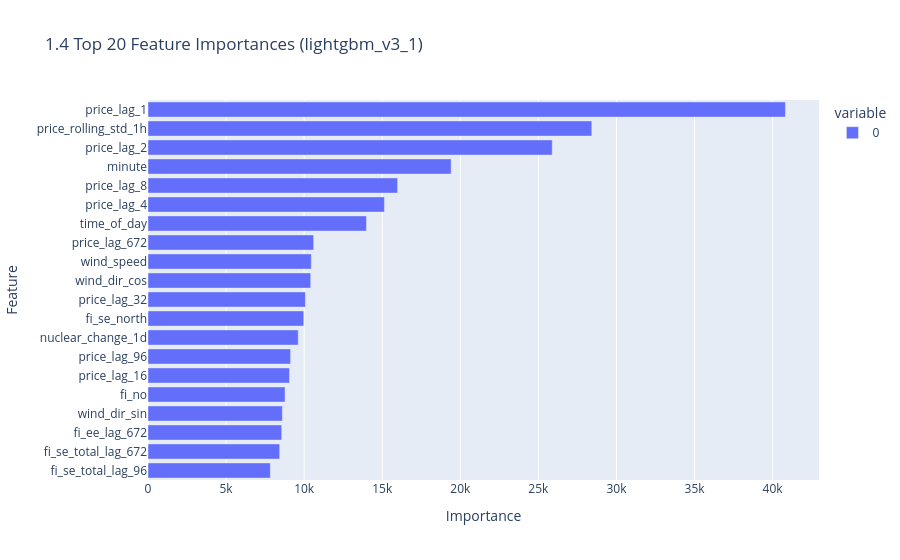

The notebook cell this image was saved under:
### Code cell
# 1.4 Feature importance (top 20)
imp = pd.Series(model.feature_importances_, index=feature_cols).sort_values()
fig = px.bar(imp.tail(20), orientation='h',
             title=f'1.4 Top 20 Feature Importances ({MODEL_NAME})',
             labels={'index': 'Feature', 'value': 'Importance'})
show(fig)

### Figure 1 — Plotly figure (JSON) as saved in the notebook; plotly's stock layout.template omitted (floating-point values rounded to 4 significant figures)
{"data": [{"hovertemplate": "variable=0<br>Importance=%{x}<br>Feature=%{y}<extra></extra>", "legendgroup": "0", "marker": {"color": "#636efa", "pattern": {"shape": ""}}, "name": "0", "orientation": "h", "showlegend": true, "textposition": "auto", "type": "bar", "x": [7834, 8433, 8561, 8606, 8777, 9061, 9133, 9620, 9974, 10080, 10419, 10459, 10610, 13990, 15142, 15987, 19412, 25887, 28421, 40821], "xaxis": "x", "y": ["fi_se_total_lag_96", "fi_se_total_lag_672", "fi_ee_lag_672", "wind_dir_sin", "fi_no", "price_lag_16", "price_lag_96", "nuclear_change_1d", "fi_se_north", "price_lag_32", "wind_dir_cos", "wind_speed", "price_lag_672", "time_of_day", "price_lag_4", "price_lag_8", "minute", "price_lag_2", "price_rolling_std_1h", "price_lag_1"], "yaxis": "y"}], "layout": {"barmode": "relative", "legend": {"title": {"text": "variable"}, "tracegroupgap": 0}, "title": {"text": "1.4 Top 20 Feature Importances (lightgbm_v3_1)"}, "xaxis": {"anchor": "y", "domain": [0, 1], "title": {"text": "Importance"}}, "yaxis": {"anchor": "x", "domain": [0, 1], "title": {"text": "Feature"}}}}
